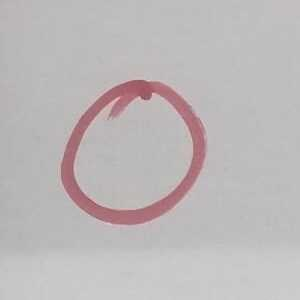
#> input picture DLCV_09_ReconocimientoNumeros_ML/mis_numeros/num_0.jpeg, 300 x 300 px, found by its file name; the run also reads 1 picture not shown here
$ jupyter execute --allow-errors Plantilla_new.ipynb
#> lines starting #> are read from the running program, lines starting #| are printed output that depends on the picture; after the words box and inside, x2 and y2 are one past the last pixel; in counts of white or black regions, pixels touching at a corner belong together
#> further down, img is the input picture: shape (300, 300, 3); mean B, G, R 185, 184.3, 188.9
#> `img_g = cv.cvtColor(img, cv.COLOR_BGR2GRAY)`:
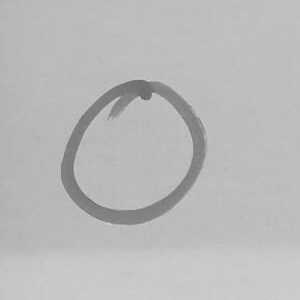
#> img_g: shape (300, 300); min 92, max 212, mean 185.7
#> `img_r = cv.resize(img_Ga, (28,28), interpolation=cv.INTER_NEAREST)`:
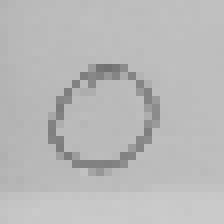
#> img_r: shape (28, 28) (shown 8 times larger); min 114, max 203, mean 185.3
#> `_, img_f = cv.threshold(img_r, 100,255,cv.THRESH_BINARY)`: img_f: shape (28, 28); every value is 255
#> pass 2 of the loop `for i in range(10):`:
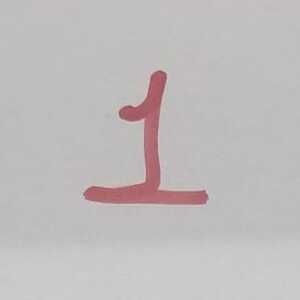
#> input picture DLCV_09_ReconocimientoNumeros_ML/mis_numeros/num_1.jpeg, 300 x 300 px, found by its file name
#> img is the input picture: shape (300, 300, 3); mean B, G, R 188.4, 188, 191.7
#> `img_r = cv.resize(img_Ga, (28,28), interpolation=cv.INTER_NEAREST)`:
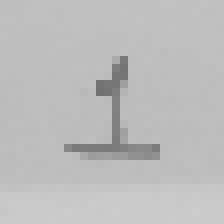
#> img_r: shape (28, 28) (shown 8 times larger); min 113, max 205, mean 188.8
#> pass 3 of the loop `for i in range(10):`:
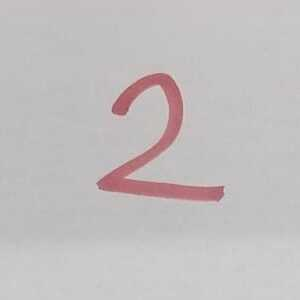
#> input picture DLCV_09_ReconocimientoNumeros_ML/mis_numeros/num_2.jpeg, 300 x 300 px, found by its file name
#> img is the input picture: shape (300, 300, 3); mean B, G, R 190.8, 190.4, 194.3
#> `img_g = cv.cvtColor(img, cv.COLOR_BGR2GRAY)`:
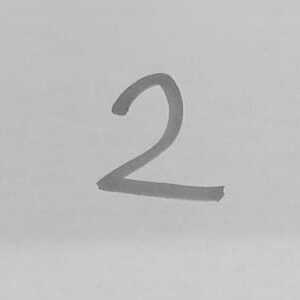
#> img_g: shape (300, 300); min 101, max 211, mean 191.6
<!--Información del curso-->

<center><h1 style="font-size:2em;color:#2467C0">Proyecto: Digitalizando Números</h1></center>

# Librerias importantes

[cell 1]
#pip install opencv-python
import matplotlib.pyplot as plt
import numpy as np
import pandas as pd
import cv2 as cv

# Transformación de la imagen

#> (a cell that did not finish here is left out)

[cell 3]
img = cv.imread(f'./mis_numeros./num_1.jpeg')
img_g = cv.cvtColor(img, cv.COLOR_BGR2GRAY)
img_Ga = cv.GaussianBlur(img_g, (5,5), 0)
img_r = cv.resize(img_Ga, (28,28), interpolation=cv.INTER_NEAREST)
_, img_f = cv.threshold(img_r, 140,255,cv.THRESH_BINARY_INV)
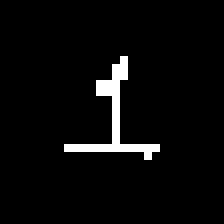
#> img_f: shape (28, 28) (shown 8 times larger); 3.8% white in thin lines or dots, all inside (x1, y1, x2, y2) = (8, 7, 20, 20)

[cell 4]
plt.figure(figsize=(10,10))
plt.subplot(2, 3, 1)
plt.imshow(img)
plt.subplot(2, 3, 2)
plt.imshow(img_Ga)
plt.subplot(2, 3, 3)
plt.imshow(img_g, cmap = "gray")
plt.subplot(2, 3, 4)
plt.imshow(img_r, cmap = "gray")
plt.subplot(2, 3, 5)
plt.imshow(img_f, cmap = "gray")
plt.show()
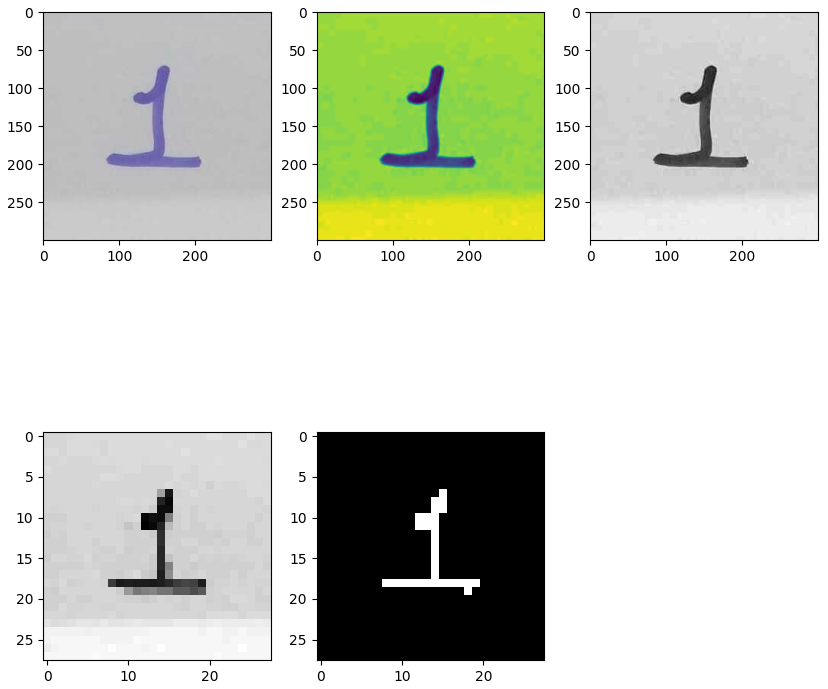
#> figure drawn by matplotlib, 5 panels; B, G, R data is drawn as R, G, B

# Arreglo de numpy

[cell 5]
# Mostrar los números del arreglo sobre la imagen

[cell 6]
plt.figure(figsize= (8, 8))
plt.imshow(img_f, cmap = "gray")

for (j, i), label in np.ndenumerate(img_f):
    plt.text(i, j, label, ha = "center", va = "center", color = "red")
#> this loop made 784 passes
#> (j, i) on passes 2 to 4: (0, 1), (0, 2), (0, 3)
plt.show()

# DataFrame de pandas

[cell 7]
#Creamos uns función para transformar la imagen
def digits(img):
    img_g = cv.cvtColor(img, cv.COLOR_BGR2GRAY)
    img_Ga = cv.GaussianBlur(img_g, (5,5), 0)
    img_r = cv.resize(img_Ga, (28,28), interpolation=cv.INTER_NEAREST)
    _, img_f = cv.threshold(img_r, 160,255,cv.THRESH_BINARY_INV)
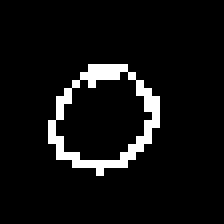
#> img_f: shape (28, 28) (shown 8 times larger); 6.5% white in thin lines or dots, all inside (x1, y1, x2, y2) = (6, 8, 20, 22)
    return(img_f)

[cell 8]
#Crear el DataFrame
#Creación de DataFrame
from glob import glob
contador = 0
filas=[] # Lista para almacenar las filas

df = pd.DataFrame()

for fn in glob("mis_numeros/num_*.jpeg"):
    print(contador)
    img_f = digits(cv.imread(fn))
    plt.imshow(img_f, cmap = "gray")
    plt.show()
    fila = np.append(contador, img_f.flatten())
#> fila = 785 values, max 255 at index 236, min 0 at index 0, mean 16.57
    fila = fila.reshape(1, 785)
    filas.append(fila)
    contador = contador +1
#> pass 2 of the loop `for fn in glob("mis_numeros/num_*.jpeg"):`:
#> in digits (call 2), `_, img_f = cv.threshold(img_r, 160,255,cv.THRESH_BINARY_INV)`:
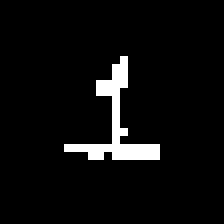
#> img_f: shape (28, 28) (shown 8 times larger); 5% white in thin lines or dots, all inside (x1, y1, x2, y2) = (8, 7, 20, 20)
#> fila = 785 values, max 255 at index 212, min 0 at index 1, mean 12.67
#> pass 3 of the loop `for fn in glob("mis_numeros/num_*.jpeg"):`:
#> in digits (call 3), `_, img_f = cv.threshold(img_r, 160,255,cv.THRESH_BINARY_INV)`:
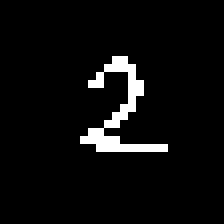
#> img_f: shape (28, 28) (shown 8 times larger); 4.7% white in thin lines or dots, all inside (x1, y1, x2, y2) = (10, 7, 21, 19)
#> fila = 785 values, max 255 at index 211, min 0 at index 1, mean 12.02
df = pd.DataFrame(np.vstack(filas), columns=range(785))
#> df = table of 3 rows and 785 columns

[cell 9]
df
#> Out = table of 3 rows and 785 columns
